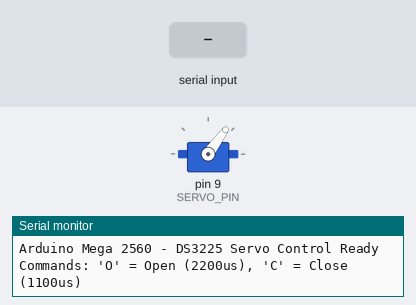
A sketch run on a simulated Arduino Uno, built with avr-gcc and run on an emulated ATmega328P. Parts: servo, the last lines printed to the serial monitor. Inputs (shaded band) come from the test bench.

Above: at 1.2 s.
1.3 s: "O" received over Serial
At 1.6 s:
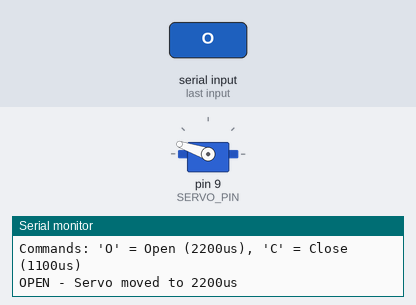
2.8 s: "C" received over Serial
At 3.9 s:
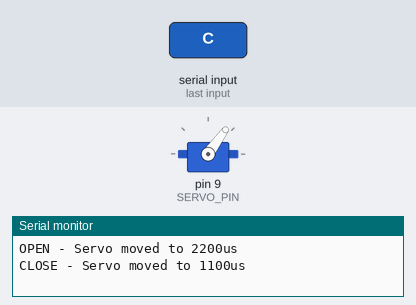
Timing chart, 0 to 5.8 s (numbered marks = the images above; inputs shaded):
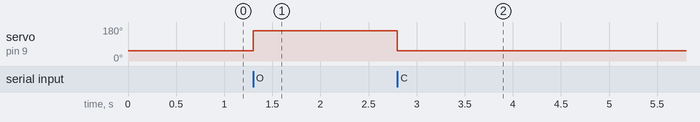

Measured:
- after the input at 1.3 s, servo on pin 9 (SERVO_PIN): 54° → 161° at once
- after the input at 2.8 s, servo on pin 9 (SERVO_PIN): 161° → 54° at once

The sketch:

main.ino
```cpp
/*
 * ======================================================================
 * 项目名称：手势控制 DS3225 舵机
 * 硬件平台：Arduino Mega 2560
 * 舵机型号：DS3225 数字舵机
 *
 * 功能说明：
 *   通过串口接收上位机（Python）发送的手势命令，
 *   控制 DS3225 舵机在最大位置（夹爪张开）和最小位置（夹爪关闭）之间切换。
 *
 * 通信协议：
 *   波特率：115200
 *   命令 'O' → 舵机运动到最大位置（2200us，夹爪张开）
 *   命令 'C' → 舵机运动到最小位置（1100us，夹爪关闭）
 *   其他字符 → 不执行任何动作
 *
 * 接线说明：
 *   舵机信号线 → D9
 *   舵机电源线 → 外部供电（5V~7.4V，根据舵机规格）
 *   舵机地线   → GND（与 Arduino 共地）
 *   Arduino通过USB连接电脑
 * ======================================================================
 */

#include <Servo.h>

// ==================== 引脚定义 ====================
// DS3225 舵机信号线连接的引脚
#define SERVO_PIN 9

// ==================== 脉宽定义 ====================
// 夹爪张开：最大位置脉宽（微秒）
// DS3225 舵机在 2200us 时运动到最大位置
#define PULSE_OPEN 2200

// 夹爪关闭：最小位置脉宽（微秒）
// DS3225 舵机在 1100us 时运动到最小位置
#define PULSE_CLOSE 1100

// ==================== 串口参数 ====================
// 波特率，需与 Python 端保持一致
#define BAUD_RATE 115200

// ==================== 全局变量 ====================
// 舵机控制对象
Servo myServo;

/*
 * ======================================================================
 * setup() — 初始化函数
 * 在 Arduino 上电或复位时执行一次
 * ======================================================================
 */
void setup() {
  // 初始化串口通信
  Serial.begin(BAUD_RATE);

  // 等待串口就绪（仅对带有原生 USB 的板子有效，如 Leonardo）
  // Mega 2560 有硬件串口，通常不需要等待，但加上更安全
  while (!Serial) {
    ;
  }

  // 将舵机信号引脚绑定到 Servo 对象
  myServo.attach(SERVO_PIN);

  // 初始位置：设为夹爪关闭状态
  // 上电时默认关闭，与 Python 端的初始 current_state="CLOSE" 对应
  myServo.writeMicroseconds(PULSE_CLOSE);

  // 打印初始化完成信息
  Serial.println("Arduino Mega 2560 - DS3225 Servo Control Ready");
  Serial.println("Commands: 'O' = Open (2200us), 'C' = Close (1100us)");
}

/*
 * ======================================================================
 * loop() — 主循环
 * 持续监听串口，收到命令后控制舵机
 * ======================================================================
 */
void loop() {
  // 检查串口是否有数据可读
  if (Serial.available() > 0) {
    // 读取一个字节
    char command = Serial.read();

    // 根据命令控制舵机
    switch (command) {
      case 'O':
        // 收到 'O' 命令 → 夹爪张开
        // 舵机运动到最大位置
        myServo.writeMicroseconds(PULSE_OPEN);
        Serial.println("OPEN - Servo moved to 2200us");
        break;

      case 'C':
        // 收到 'C' 命令 → 夹爪关闭
        // 舵机运动到最小位置
        myServo.writeMicroseconds(PULSE_CLOSE);
        Serial.println("CLOSE - Servo moved to 1100us");
        break;

      default:
        // 收到其他字符，不执行任何动作
        break;
    }
  }
}
```
